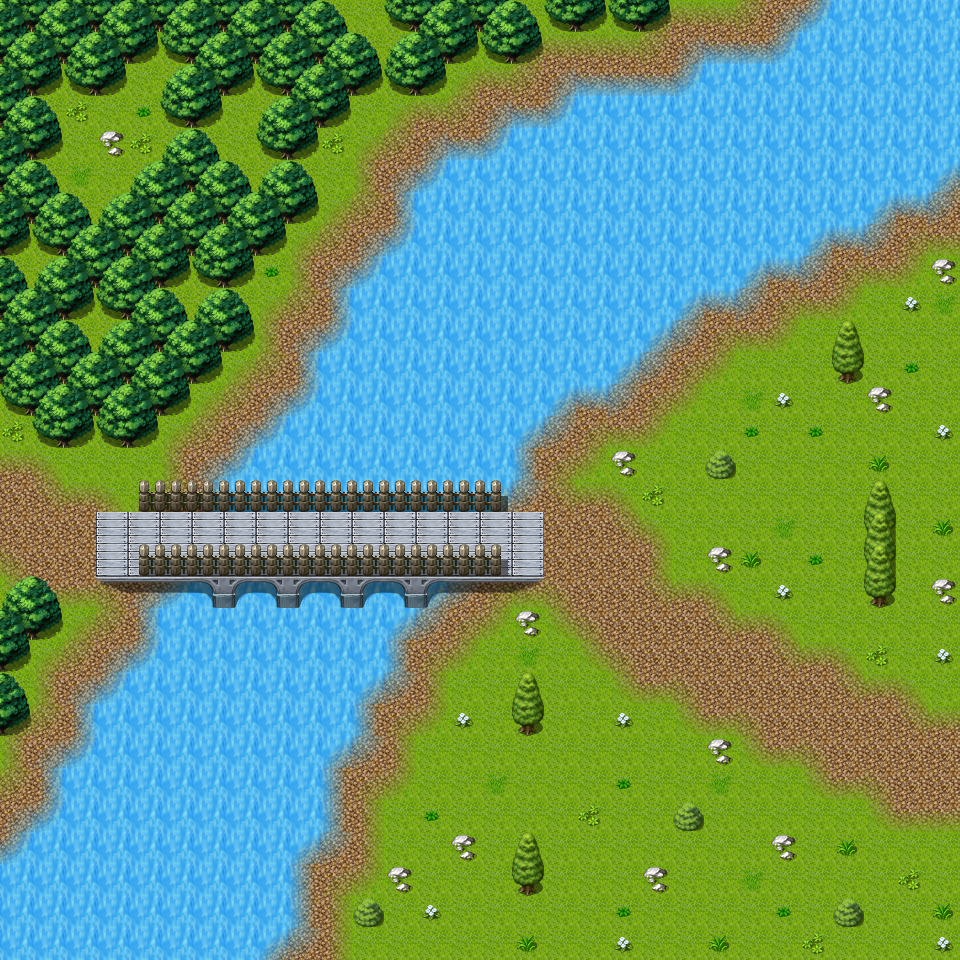

This game map was drawn from its Tiled (.tmx) file and the tilesets committed beside it. A one-line description and the trimmed map source follow:
An orthogonal 30x30 tile map with 32x32 px tiles, 3 tile layers (Ground, Objects, Above), 1 hidden layer not drawn, 15 tilesets and 10 objects (7x spawn, 3x mapchange).

<map version="1.0" orientation="orthogonal" width="30" height="30" tilewidth="32" tileheight="32">
    <properties>
        <property name="outdoors" value="1" />
    </properties>
    <tileset firstgid="1" name="map_19" tilewidth="32" tileheight="32">
        <image source="../drawable/map_19.png" width="256" height="256" />
    </tileset>
    <tileset firstgid="65" name="map_6" tilewidth="32" tileheight="32">
        <image source="../drawable/map_6.png" width="256" height="256" />
    </tileset>
    <tileset firstgid="129" name="map_0" tilewidth="32" tileheight="32">
        <image source="../drawable/map_0.png" width="256" height="256" />
    </tileset>
    <tileset firstgid="193" name="map_28" tilewidth="32" tileheight="32">
        <image source="../drawable/map_28.png" width="256" height="256" />
    </tileset>
    <tileset firstgid="257" name="map_17" tilewidth="32" tileheight="32">
        <image source="../drawable/map_17.png" width="256" height="256" />
    </tileset>
    <tileset firstgid="321" name="map_16" tilewidth="32" tileheight="32">
        <image source="../drawable/map_16.png" width="256" height="256" />
    </tileset>
    <tileset firstgid="385" name="map_1" tilewidth="32" tileheight="32">
        <image source="../drawable/map_1.png" width="256" height="256" />
    </tileset>
    <tileset firstgid="449" name="map_5" tilewidth="32" tileheight="32">
        <image source="../drawable/map_5.png" width="256" height="256" />
    </tileset>
    <tileset firstgid="513" name="map_4" tilewidth="32" tileheight="32">
        <image source="../drawable/map_4.png" width="256" height="256" />
    </tileset>
    <tileset firstgid="577" name="map_7" tilewidth="32" tileheight="32">
        <image source="../drawable/map_7.png" width="256" height="256" />
    </tileset>
    <tileset firstgid="641" name="map_27" tilewidth="32" tileheight="32">
        <image source="../drawable/map_27.png" width="256" height="256" />
    </tileset>
    <tileset firstgid="705" name="map_9" tilewidth="32" tileheight="32">
        <image source="../drawable/map_9.png" width="256" height="256" />
    </tileset>
    <tileset firstgid="769" name="map_8" tilewidth="32" tileheight="32">
        <image source="../drawable/map_8.png" width="256" height="256" />
    </tileset>
    <tileset firstgid="833" name="map_14" tilewidth="32" tileheight="32">
        <image source="../drawable/map_14.png" width="256" height="256" />
    </tileset>
    <tileset firstgid="897" name="map_2" tilewidth="32" tileheight="32">
        <image source="../drawable/map_2.png" width="256" height="256" />
    </tileset>
    <layer name="Ground" width="30" height="30">
        <data>[900 cells, 900 non-empty, 6 distinct tile ids]</data>
    </layer>
    <layer name="Objects" width="30" height="30">
        <data>[900 cells, 330 non-empty, 25 distinct tile ids]</data>
    </layer>
    <layer name="Above" width="30" height="30">
        <data>[900 cells, 73 non-empty, 13 distinct tile ids]</data>
    </layer>
    <layer name="Walkable" width="30" height="30" visible="0">
        <data>[900 cells, 493 non-empty, 1 distinct tile ids]</data>
    </layer>
    <objectgroup name="Mapevents" visible="0">
        <object name="south" type="mapchange" x="288" y="928" width="672" height="32">
            <properties>
                <property name="map" value="fields2" />
                <property name="place" value="north" />
            </properties>
        </object>
        <object name="east" type="mapchange" x="928" y="192" width="32" height="736">
            <properties>
                <property name="map" value="fields6" />
                <property name="place" value="west" />
            </properties>
        </object>
        <object name="west" type="mapchange" x="0" y="416" width="32" height="384">
            <properties>
                <property name="map" value="guynmart_wood_11" />
                <property name="place" value="east" />
            </properties>
        </object>
    </objectgroup>
    <objectgroup name="Spawn" visible="0">
        <object name="fieldcritter_1" type="spawn" x="256" y="704" width="352" height="192">
            <properties>
                <property name="spawngroup" value="fieldcritter_1" />
            </properties>
        </object>
        <object name="fieldcritter_0" type="spawn" x="512" y="800" width="352" height="96">
            <properties>
                <property name="spawngroup" value="fieldcritter_0" />
            </properties>
        </object>
        <object name="fieldcritter_1_1" type="spawn" x="640" y="224" width="256" height="192">
            <properties>
                <property name="spawngroup" value="fieldcritter_1" />
            </properties>
        </object>
        <object name="fieldcritter_0_1" type="spawn" x="704" y="288" width="192" height="288">
            <properties>
                <property name="spawngroup" value="fieldcritter_0" />
            </properties>
        </object>
        <object name="guynmart_robber1" type="spawn" x="320" y="512" width="32" height="32">
            <properties>
                <property name="spawngroup" value="guynmart_robber1" />
            </properties>
        </object>
        <object name="guynmart_robber2" type="spawn" x="192" y="512" width="128" height="32">
            <properties>
                <property name="spawngroup" value="guynmart_robber2" />
            </properties>
        </object>
        <object name="frog_3" type="spawn" x="288" y="64" width="256" height="256">
            <properties>
                <property name="quantity" value="2" />
                <property name="spawngroup" value="frog_3" />
            </properties>
        </object>
    </objectgroup>
    <objectgroup name="Keys" visible="0" />
</map>
